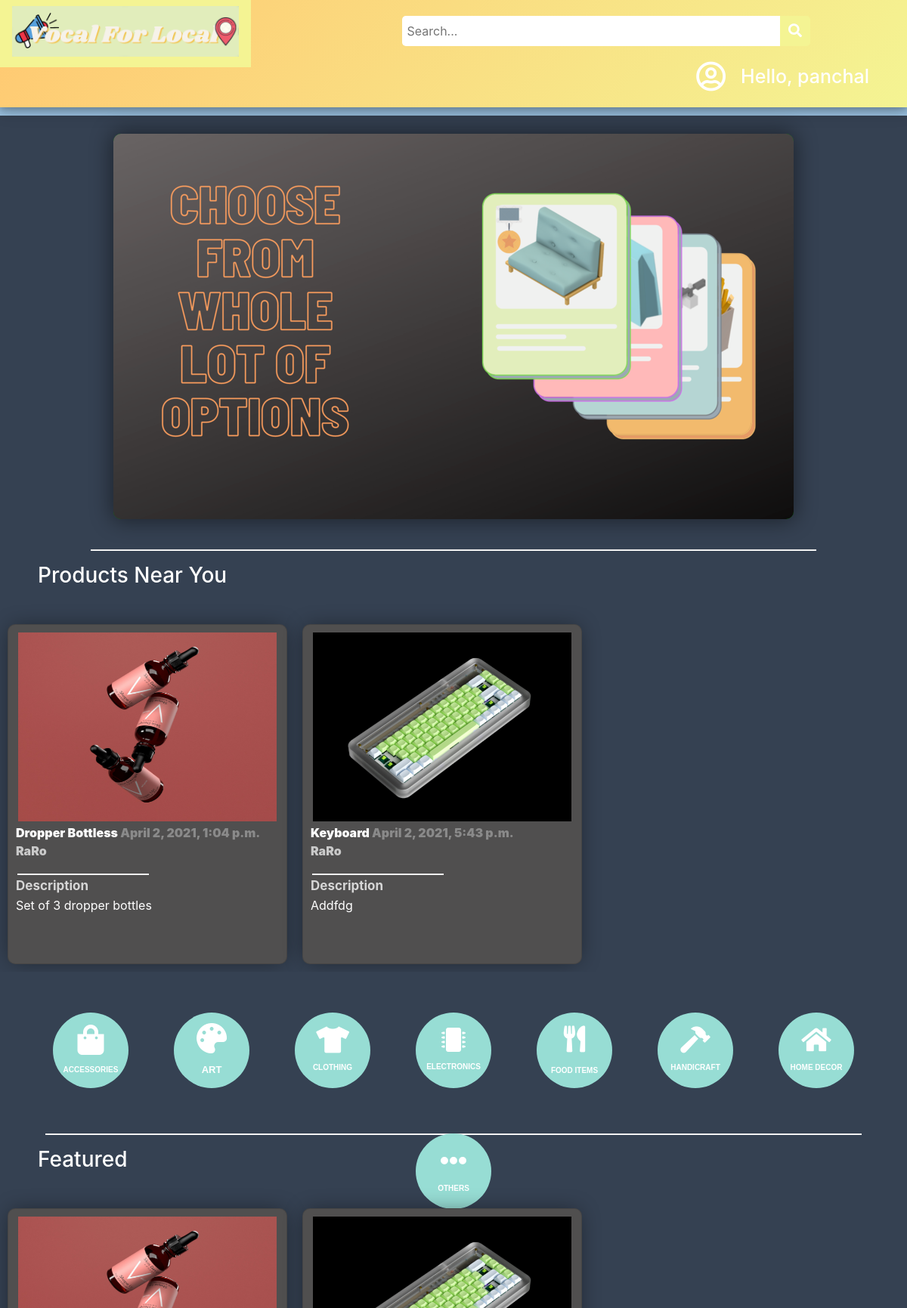
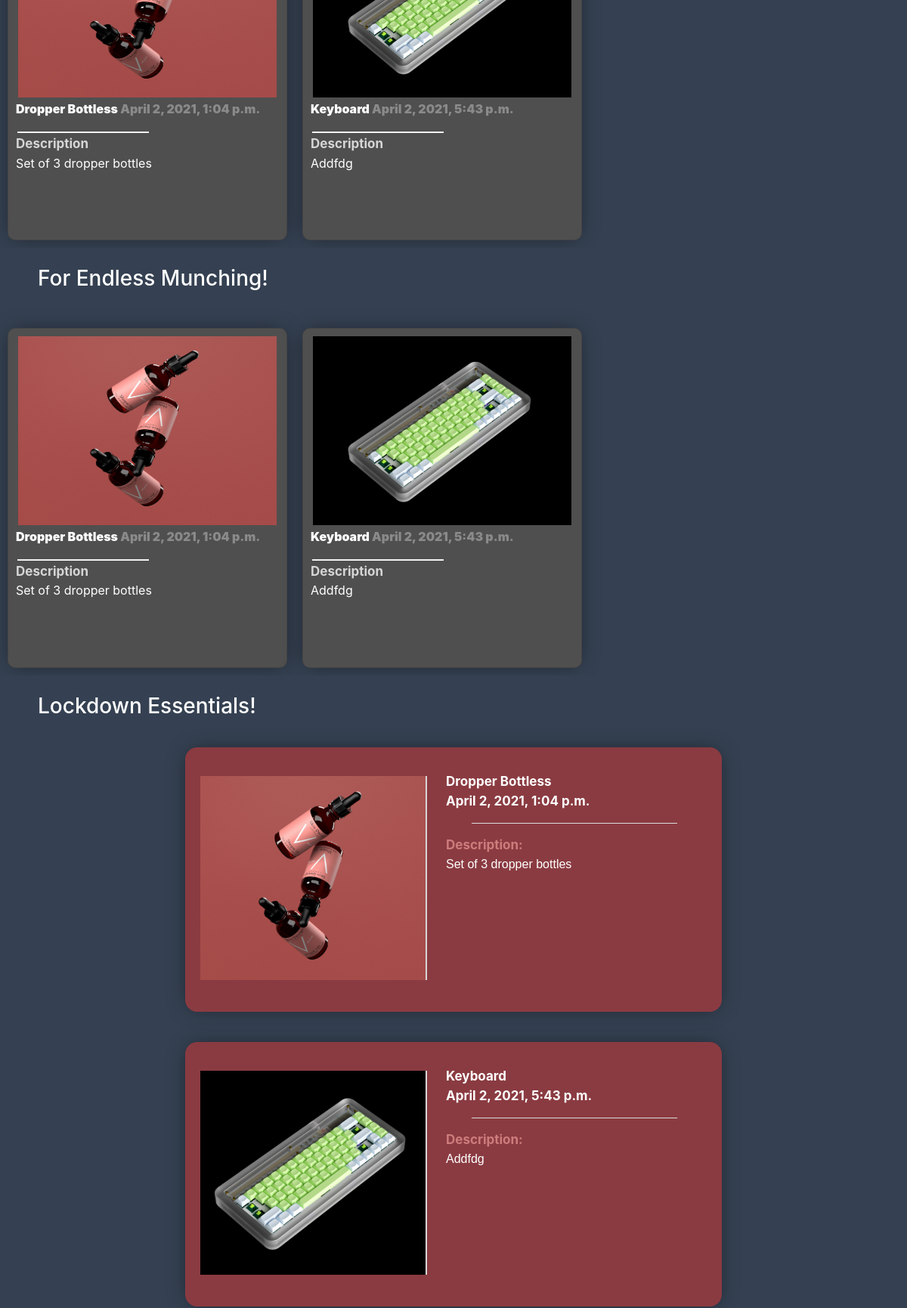
The app's page /home/ (signed in, upper part) with its own data (2 pictures, top to bottom).
### main/models.py (models this page shows, shortened)
class Post(models.Model):
    p_id = models.IntegerField(primary_key=True, null=False)
    name = models.CharField(max_length=50,null=True)
    description = models.CharField(max_length=1000, null=True)
    photo = models.ImageField(upload_to="images/",null=True,verbose_name="")
    owner = models.ForeignKey(Customer, null=True, on_delete= models.CASCADE)
    date_created = models.DateTimeField(auto_now_add=True, null=True)
    category = models.CharField(max_length=100, null=True)
    availability = models.CharField(max_length=20, null=True)
    location = models.CharField(max_length=50, null=True)
    business_name = models.CharField(max_length=50,null=True)
    @property
    def imageURL(self):
        try:
            url = self.photo.url
        except :
            url = ''
        return url

### main/views.py (the view, shortened to what this page needs)
# urls.py: 2. Add a URL to urlpatterns:  path('', views.home, name='home')
def home(request):
	posts = Post.objects.all()
	locat = None
	avail = None
	category = None
	return render(request,'main/home.html',context={'posts':posts})

### main/templates/main/home.html (shortened to what this page needs)
{% extends 'main/base.html' %}

### main/templates/main/base.html (shortened to what this page needs)
{% load static %}
<!DOCTYPE html>
<html>
<head>
  <link rel="stylesheet" href="https://stackpath.bootstrapcdn.com/bootstrap/4.3.1/css/bootstrap.min.css"
 />
  <link rel="stylesheet" type="text/css" href="{%static '/css/base.css' %}" />
  <link rel="stylesheet" href="https://use.fontawesome.com/releases/v5.6.1/css/all.css"
 />
</head>
<body style="background-color: rgb(53, 65, 82);">
  <div class="topnav">
    <a class="active" href="{% url 'home' %}">
      <img id="logo" src="{% static 'images/logo_final.png' %}" alt="VocalForLocal" />
    </a>
    <div class="search">
      <input type="text" placeholder=" Search..." name="key" id="search-placeholder" />
      <button type="submit" onclick="validatePlaceHolder(this)">
        <i class="fa fa-search" style="font-size: 18px"> </i>
      </button>
    </div>
    <span class="hello-msg">
      Hello, {% if user.is_authenticated %} {{request.user}} {% else %} User
      {% endif %}
    </span>
    {% if user.is_authenticated %}
    <div class="drop-down">
      <button class="dropbtn">
        <i class="far fa-user-circle" style="font-size: 40px"> </i>
      </button>
    </div>
    {% endif %}
  </div>
  <div class="menu-bar">
    <ul>
      <li>
        <form method="POST" action='/home/'>
          <i class="fa fa-list-alt" aria-hidden="true" style="font-size: 18px; padding-right: 8px; color: white"></i>
          <select name="location" class="custom-select" style="width: 200px; height: 38px;">
            <option selected value="0">Location</option>
          </select>
          <select name="category_option" class="custom-select" style="width: 200px; height: 38px;">
            <option selected value="0">Category</option>
          </select>
          <span style="padding-right: 15px;">
            <select name="availability_option" class="custom-select" style="width: 200px; height: 38px;">
              <option selected value="0">Shipping</option>
            </select>
          </span>
          <button class="btn btn-outline-secondary" type="submit" name="filter-btn" style="border: 1px solid ;color:
            white;font-weight: bold;">
            <i class="fas fa-filter" style="font-size: 18px; padding-right: 8px; color: white"></i>Filter
          </button>
        </form>
      </li>
      <li style="margin-top: 20px; border: none;">
        <i class="fa fa-info-circle" style="font-size: 18px; padding-right: 2px; color: white">
        </i>
        <button class="home-about">
          <a class="active" href="{% url 'about' %}" style="text-decoration: none;">About</a>
        </button>
      </li>
    </ul>
  </div>
  <br>
  <div id="slideshow">
    <div class="slide-wrapper">
      <div class="slide">
        <img src="{% static 'images/workout(1).png' %}" alt="poster">
      </div>
    </div>
  </div>
  <br>
  <hr style="width: 80%; height: 0.5px; background-color: white;">
  <h3 style="font: verdana; margin-left: 50px; color: white;">Products Near You</h3>
  <div class="card-container">
    {% for p in posts %}
    <div class="card">
      <header class="article-header">
        <img src="{{p.imageURL}}" alt="Product">
        <div>
          <div class="category-title">
            {{p.name}} <span class="date">{{p.date_created}}</span>
            <p style="margin-bottom: 1px;"><a href="{% url 'search' key=p.business_name %}"
                style="color: rgb(201, 201, 201); text-decoration: none;">{{p.business_name}}</a></p>
          </div>
        </div>
      </header>
      <hr style="margin: 2px; width: 50%; background-color: white; height: 1px;">
      <div class="author">
        <div class="profile">Description</div>
        <div class="info">
          <div class="caption">
            <p style="width: 330px;">{{p.description}}</p>
          </div>
        </div>
      </div>
    </div>
    {% endfor %}
  </div>
  <br>
  <div class="shortcut-filter">
    <button class="icon1" id="Accessories" onclick="sendFilterRequest(this.id)">
      <i class="fas fa-shopping-bag" style="font-size: 40px; color:white">
        <div
          style="font-size: 10px; margin-top: 15px; font-family: Verdana, Geneva, Tahoma, sans-serif; text-transform: uppercase;">
          Accessories</div>
      </i>
    </button>
    <button class="icon1" id="Art" onclick="sendFilterRequest(this.id)">
      <i class="fas fa-palette" aria-hidden="true" style="font-size: 40px ;color: white;">
        <div style="font-size: 13px; margin-top: 15px; font-family: Verdana, Geneva, Tahoma, sans-serif;">ART</div>
      </i>
    </button>
    <button class="icon1" id="Clothing" onclick="sendFilterRequest(this.id)">
      <i class="fas fa-tshirt" style="font-size: 35px; color: white;">
        <div style="font-size: 10px; margin-top: 15px; font-family: Verdana, Geneva, Tahoma, sans-serif;">CLOTHING</div>
      </i>
    </button>
    <button class="icon1" id="Electronics" onclick="sendFilterRequest(this.id)">
      <i class="fa fa-microchip" aria-hidden="true" style="color: white; font-size: 2em;">
        <div style="font-size: 10px; margin-top: 15px; font-family: Verdana, Geneva, Tahoma, sans-serif;">ELECTRONICS
        </div>
      </i>
    </button>
    <button class="icon1" id="Food Items" onclick="sendFilterRequest(this.id)">
      <i class="fas fa-utensils" style="font-size: 35px; color: white;"></i>
      <div
        style="font-size: 10px; margin-top: 15px; font-family: Verdana, Geneva, Tahoma, sans-serif; color: white; font-weight: bold;">
        FOOD ITEMS</div>
    </button>
    <button class="icon1" id="Handicraft" onclick="sendFilterRequest(this.id)">
      <i class="fas fa-hammer" style="font-size: 35px; color: white;">
        <div style="font-size: 10px; margin-top: 15px; font-family: Verdana, Geneva, Tahoma, sans-serif; color: white;">
          HANDICRAFT</div>
      </i>
    </button>
    <button class="icon1" id="Home Decor" onclick="sendFilterRequest(this.id)">
      <i class="fas fa-home" style="font-size: 35px; color: white;">
        <div style="font-size: 10px; margin-top: 15px; font-family: Verdana, Geneva, Tahoma, sans-serif; color: white;">
          HOME DECOR</div>
      </i>
    </button>
    <button class="icon1" id="Others" onclick="sendFilterRequest(this.id)">
      <i class="fas fa-ellipsis-h" style="font-size: 35px; color: white;">
        <div style="font-size: 10px; margin-top: 15px; font-family: Verdana, Geneva, Tahoma, sans-serif; color: white;">
          OTHERS</div>
      </i>
    </button>
  </div>
  <br>
  <h3 style="font: verdana; margin-left: 50px; color: white;">Featured</h3>
  <div class="card-container">
    {% for p in posts %}
    <div class="card">
      <header class="article-header">
        <img src="{{p.imageURL}}" alt="Product">
        <div>
          <div class="category-title">
            {{p.name}} <span class="date">{{p.date_created}}</span>
          </div>
        </div>
      </header>
      <hr style="margin: 2px; width: 50%; background-color: white; height: 1px;">
      <div class="author">
        <div class="profile">Description</div>
        <div class="info">
          <div class="caption">
            <p style="width: 330px;">{{p.description}}</p>
          </div>
        </div>
      </div>
    </div>
    {% endfor %}
  </div>
  <br>
  <h3 style="font: verdana; margin-left: 50px; color: white;">For Endless Munching!</h3>
  <div class="card-container">
    {% for p in posts %}
    <div class="card">
      <header class="article-header">
        <img src="{{p.imageURL}}" alt="Product">
        <div>
          <div class="category-title">
            {{p.name}} <span class="date">{{p.date_created}}</span>
          </div>
        </div>
      </header>
      <hr style="margin: 2px; width: 50%; background-color: white; height: 1px;">
      <div class="author">
        <div class="profile">Description</div>
        <div class="info">
          <div class="caption">
            <p style="width: 330px;">{{p.description}}</p>
          </div>
        </div>
      </div>
    </div>
    {% endfor %}
  </div>
  <br>
  <h3 style="font: verdana; margin-left: 50px; color: white;">Lockdown Essentials!</h3>
  <div class="card-container1">
    {% for p in posts %}
    <div class="cards1">
      <header class="article-header1">
        <div style="width: 300px; height: 270px; margin-top: 18px; padding-right: 20px;
             border-right: solid rgb(216, 214, 214) 2px; background-image: url({{p.imageURL}});
             background-position: center; background-size: cover;">
        </div>
      </header>
      <div class="author1"
        style="color: white; margin-left: 320px; width: 350px; height: 100%; margin-top: -290px; padding: 5px;">
        <div class="profile1"
          style="width: 100%; height: fit-content; margin-top: 10px; font-size: 17px; font-weight: bold;">{{p.name}} <p>
            {{p.date_created}}</p>
        </div>
        <hr style="width: 80%; background-color: whitesmoke;">
        <div class="info1">
          <div class="caption1" style="font-size: 17px; font-weight: bold;">Description: </div>
          <div class="name1"
            style="  overflow-x: hidden; display: flex; flex-direction: row;flex-wrap: wrap; font-family: Verdana, Geneva, Tahoma, sans-serif;">
            {{p.description}}
          </div>
        </div>
      </div>
    </div>
    {% endfor %}
  </div>
  <br />
  <br />
  <br />
  <br />
  <br />
  <br />
  <br />
  <br />
  <br />
  <br />
  <br />
  <br />
</body>
</html>

### static/css/base.css (style rules this page uses)
.hello-msg { position: relative; float: right; font: verdana; font-weight: 500; font-size: 25px; color: #fff; margin-right: 50px; margin-top: 22px; text-align: center; }
.topnav { background: linear-gradient(311deg, #f4f493, #ffc871); overflow: hidden; box-shadow: 0 4px 8px 0 rgba(0, 0, 0, 0.2), 0 6px 20px 0 rgba(0, 0, 0, 0.19); position: fixed; top: 0; width: 100%; z-index: 3; }
.topnav a { float: left; color: #f2f2f2; text-align: center; padding: 14px 16px; text-decoration: none; font-size: 17px; }
.topnav a.active { color: rgb(255, 102, 0); text-shadow: 2px 2px 7px #ebab4a; }
.search input[type="text"] { width: 500px; height: 40px; border-top-left-radius: 5px; border-bottom-left-radius: 5px; border: none; margin-top: 20px; background-color: #ffff; }
.search { float: left; margin-left: 200px; margin-top: 1px; }
.search button { height: 40px; width: 40px; background-color: #f4f493; color: #ffff; border-top-right-radius: 5px; border-bottom-right-radius: 5px; float: right; margin-top: 20px; padding: 5px 10px; margin-right: 16px; font-size: 12px; border: none; cursor: pointer; }
#logo { width: 300px; height: 100%; overflow: hidden; margin-top: -6px; }
.drop-down { overflow: hidden; }
.drop-down .dropbtn { position: relative; background:none; color: white; float: right; margin-top: 15px; margin: 0; padding: 20px 20px; font-size: 16px; border: none; }
.menu-bar { overflow: hidden; position:static; margin-top: 85px; top: 86px; background: #97bedd; width: 100%; text-align: left; }
.menu-bar ul { display : inline-flex; list-style: none; margin-top: unset; margin-bottom: unset; }
.menu-bar ul li { width:200; padding-right : 20px; margin-right : 20px; margin : 15px 15px; border-right: 2px solid; color: white; font-weight: bold; }
.home-about { background-color: #97bedd; border: none; transition: background-color 0.5s; padding: 4px; }
.home-about a { color: white; font-weight: bold; }
#slideshow { overflow: hidden; height: 510px; width: 900px; margin: 0 auto; border-radius:10px ; box-shadow: 0px 0px 29px 2px rgba(0,0,0,0.48); -webkit-box-shadow: 0px 0px 29px 2px rgba(0,0,0,0.48); -moz-box-shadow: 0px 0px 29px 2px rgba(0,0,0,0.48); }
.slide { color: white; float: left; height: 510px; width: 900px; }
.slide-wrapper { width: calc(900px * 4); animation: slide 15s ease infinite; }
.slide:nth-child(1) { background: green; }
* { box-sizing: border-box; }
body { margin: 0; background-color:#e4e4e4; }
.card-container { width: 100%; overflow-x: scroll; display: flex; padding: 40px 50px 10px 10px; position:unset; }
.card { position: unset; min-width: 370px; height: 450px; border-radius: 10px; background-color: #504f4f; box-shadow: 0px 0px 29px -5px rgba(0,0,0,0.48); -webkit-box-shadow: 0px 0px 29px -5px rgba(0,0,0,0.48); -moz-box-shadow: 0px 0px 29px -5px rgba(0,0,0,0.48); display: flex; flex-direction:column; padding: 10px; transition: 0.4s; }
.date { color: #8a8a8a; }
.card .category-title { font-size: 16px; color: rgb(255, 255, 255); margin-bottom: 1rem; font-weight: 900; }
.card .author { display: inline-block; }
.card img { height: 250px; width: 342px; margin-left:3px; margin-bottom: 3px; }
.author .info .caption { display: flex; flex-wrap: wrap; color: #ffffff; }
.author .profile { font-weight: bold; font-size: 17px; color:rgb(214, 214, 214); }
.card:not(:first-child) { margin-left: 20px; }
.shortcut-filter { width: 100%; height: 150px; display: flex; flex-direction: row; flex-wrap: wrap; align-items: center; justify-content: center; }
.icon1 { width: 100px; height: 100px; border-radius: 50%; margin: 30px; background-color: #97ddd4; border: none; transition: all 0.5s; }
.card-container1 { justify-content: center; width: 100%; overflow-x: hidden; display: flex; flex-direction: row; flex-wrap: wrap; padding: 10px 10px 10px 10px; position:unset; }
.cards1 { position: unset; min-width: 700px; height: 350px; border-radius: 16px; background-color: #8a3b41; box-shadow: 0px 0px 29px -5px rgba(0,0,0,0.48); -webkit-box-shadow: 0px 0px 29px -5px rgba(0,0,0,0.48); -moz-box-shadow: 0px 0px 29px -5px rgba(0,0,0,0.48); flex-direction:row; flex-wrap: wrap; padding: 20px; transition: 0.4s; margin: 20px; }
.cards1 .article-header1 { margin-bottom: auto; }
.author1 .info1 .caption1 { color: #ce7c7c; }

### records on screen
Post: imageURL (picture), name "Dropper Bottless", date_created "April 2, 2021, 1:04 p.m.", business_name "RaRo", description "Set of 3 dropper bottles"
Post: imageURL (picture), name "Keyboard", date_created "April 2, 2021, 5:43 p.m.", business_name "RaRo", description "Addfdg"

### other values on screen
{{ request.user }} "panchal"
